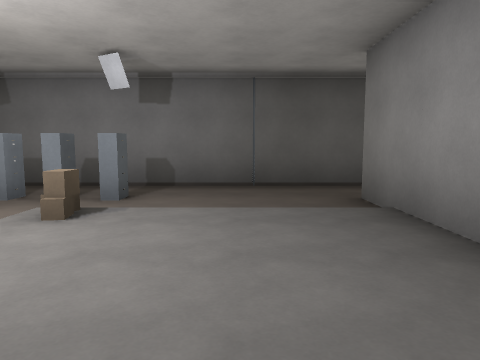
view 1 (above)

20 first-person views from a walk through a Godot game level. The camera is 1.4 m above the floor, tilts 6° down and sees 70° across. The floor is counted in squares, 2 m on a side. Each view is taken from the middle of a square. On the plan, view 1 faces up. The plan holds only what a view shows up to about 11 squares ahead; the rest is blank.

view 2
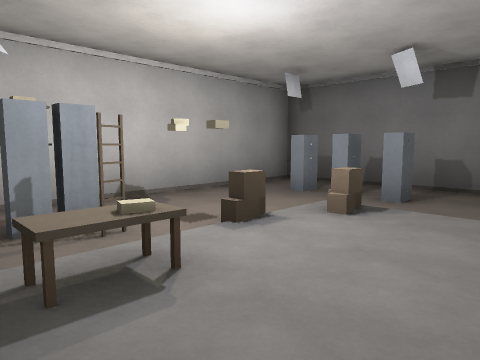

view 3
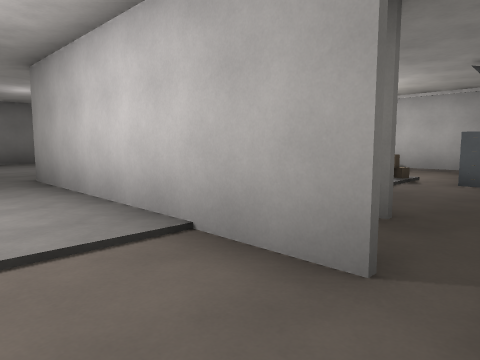

view 4
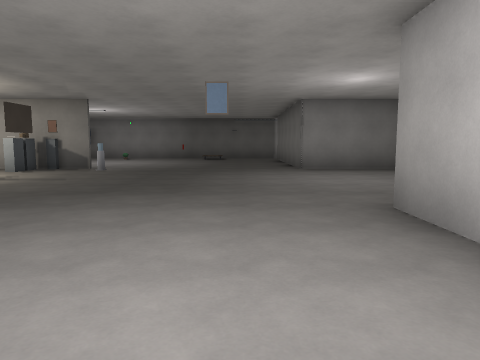

view 5
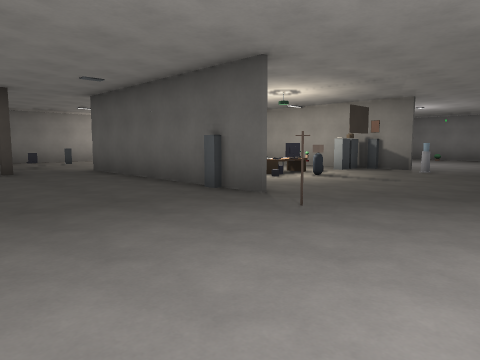

view 6
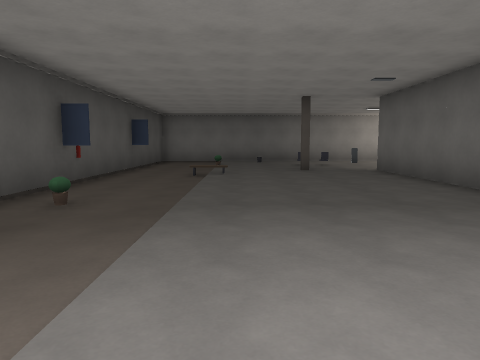

view 7
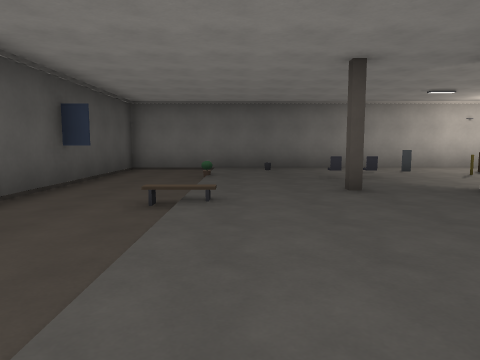

view 8
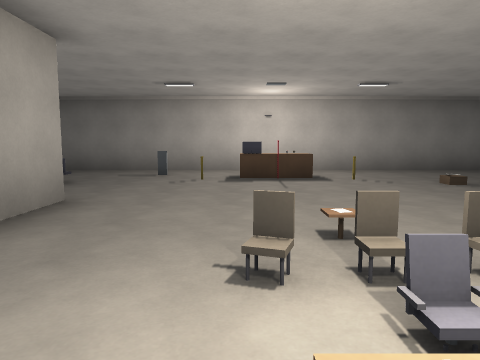

view 9
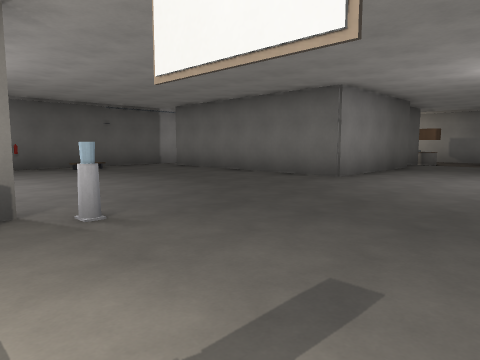

view 10
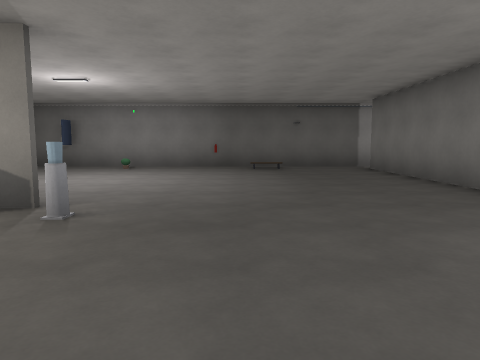

view 11
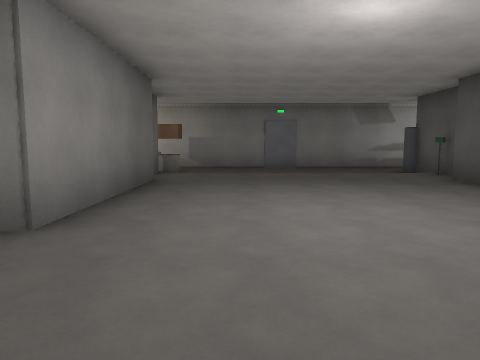

view 12
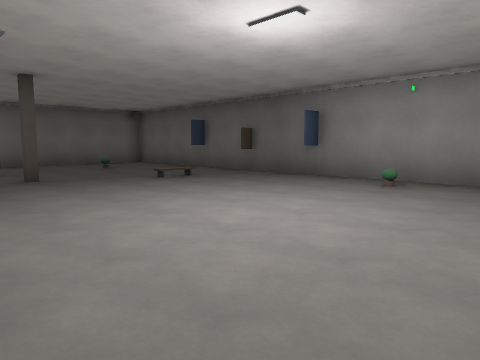

view 13
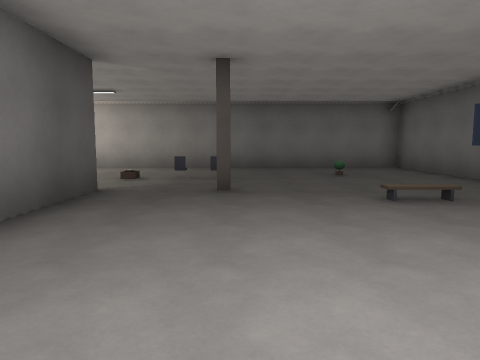

view 14
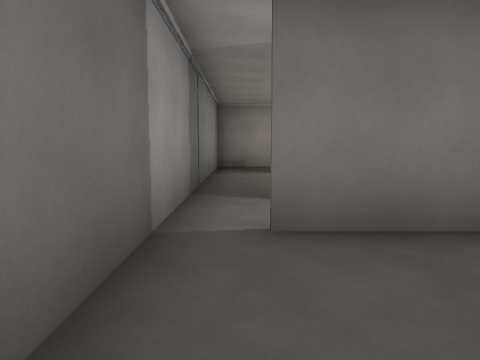

view 15
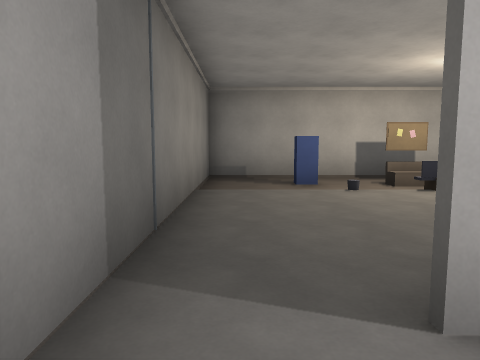

view 16
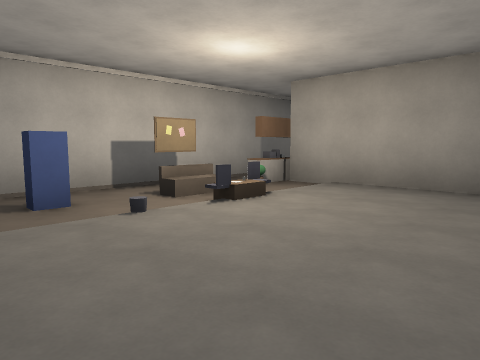

view 17
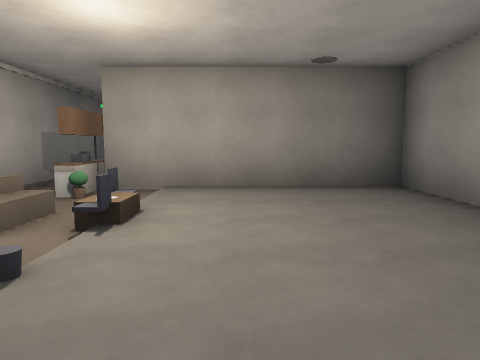

view 18
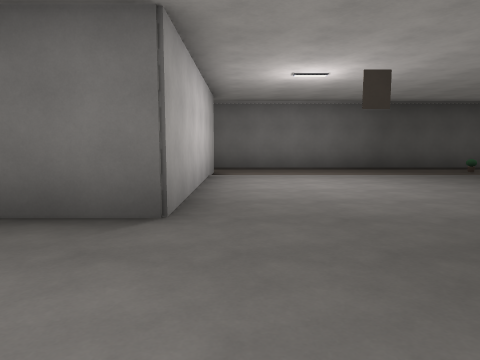

view 19
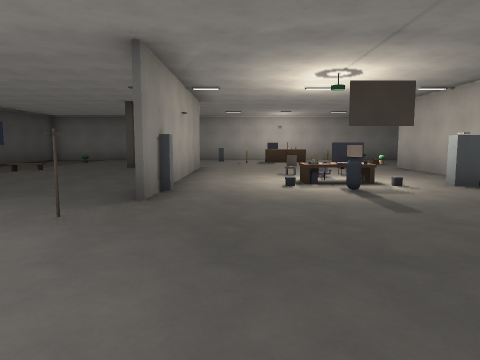

view 20
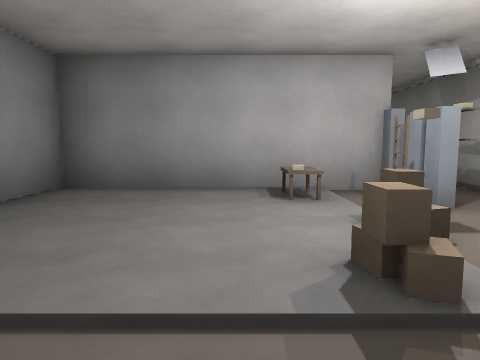

### Floor plan
Ten units are one square. View 1 is at (0, 0); x grows to the right and y downward. Boxes are objects, and circles mark ways between rooms. Rooms are numbered by the first view taken in them; rooms with no view inside come last. Other rooms are left out.
<svg viewBox="-55 -70 262 220">
<path fill="none" stroke="#000" d="M105 7 152 7M104 67 152 67M152 8 111 8M152 68 130 68M180 45 180 30M1 8 -8 8M122 -56 122 -62M33 -54 33 8 16 8M-9 67 33 67 33 128M-15 2 17 2 17 -48M162 -56 162 -62M122 138 122 131M142 138 142 132M35 137 202 137 202 -62 -47 -62 -47 65M162 138 162 131M-37 92 -37 102M17 92 17 73 -25 73M-47 65 -47 137 35 137"/>
<rect x="-45" y="-15" width="10" height="10" fill="#bbb"><title>other object</title></rect>
<rect x="-35" y="-15" width="10" height="10" fill="#bbb"><title>other object</title></rect>
<rect x="-35" y="-25" width="10" height="10" fill="#bbb"><title>ladder</title></rect>
<rect x="-35" y="-55" width="10" height="10" fill="#bbb"><title>cabinet</title></rect>
<rect x="-25" y="-5" width="10" height="10" fill="#bbb"><title>other object</title></rect>
<rect x="-25" y="-15" width="10" height="10" fill="#bbb"><title>desk</title></rect>
<rect x="-25" y="-25" width="10" height="10" fill="#bbb"><title>box</title></rect>
<rect x="-25" y="-35" width="10" height="10" fill="#bbb"><title>box</title></rect>
<rect x="-25" y="-55" width="10" height="10" fill="#bbb"><title>cabinet</title></rect>
<rect x="-5" y="-65" width="10" height="10" fill="#bbb"><title>pipe</title></rect>
<rect x="75" y="-5" width="10" height="10" fill="#bbb"><title>pole</title></rect>
<rect x="85" y="55" width="10" height="10" fill="#bbb"><title>cylinder</title></rect>
<rect x="95" y="65" width="10" height="10" fill="#bbb"><title>other object</title></rect>
<rect x="95" y="5" width="10" height="10" fill="#bbb"><title>other object</title></rect>
<rect x="105" y="55" width="10" height="10" fill="#bbb"><title>cabinet</title></rect>
<rect x="105" y="35" width="10" height="10" fill="#bbb"><title>desk</title></rect>
<rect x="115" y="35" width="10" height="10" fill="#bbb"><title>chair</title></rect>
<rect x="125" y="25" width="10" height="10" fill="#bbb"><title>chair</title></rect>
<rect x="125" y="-65" width="10" height="10" fill="#bbb"><title>other object</title></rect>
<rect x="145" y="85" width="10" height="10" fill="#bbb"><title>pillar</title></rect>
<rect x="145" y="-15" width="10" height="10" fill="#bbb"><title>pillar</title></rect>
<rect x="165" y="-15" width="10" height="10" fill="#bbb"><title>other object</title></rect>
<rect x="-45" y="75" width="10" height="10" fill="#bbb"><title>other object</title></rect>
<rect x="-35" y="65" width="10" height="10" fill="#bbb"><title>other object</title></rect>
<rect x="-25" y="85" width="10" height="10" fill="#bbb"><title>other object</title></rect>
<rect x="-5" y="135" width="10" height="10" fill="#bbb"><title>pipe</title></rect>
<circle cx="25" cy="130" r="3" fill="#2a7"/>
<text x="90" y="30">1</text>
<text x="-10" y="110">2</text>
</svg>
Room 1 opens to room 2.

Where each view was taken, in squares from view 1:
view 1: 0 up, 0 right, facing up
view 2: 0 up, 0 right, facing up-left
view 3: 6 up, 5 right, facing down-left
view 4: 3 up, 5 right, facing down
view 5: 3 up, 6 right, facing down-right
view 6: 3 up, 6 right, facing right
view 7: 3 up, 10 right, facing right
view 8: 3 down, 11 right, facing right
view 9: 3 down, 10 right, facing down-left
view 10: 3 down, 7 right, facing down
view 11: 5 down, 6 right, facing left
view 12: 7 down, 8 right, facing down-right
view 13: 9 down, 10 right, facing right
view 14: 13 down, 6 right, facing left
view 15: 13 down, 3 right, facing left
view 16: 13 down, 1 right, facing up-left
view 17: 13 down, 1 left, facing up
view 18: 4 down, 4 right, facing up
view 19: 2 down, 5 right, facing right
view 20: 5 up, 1 left, facing down
